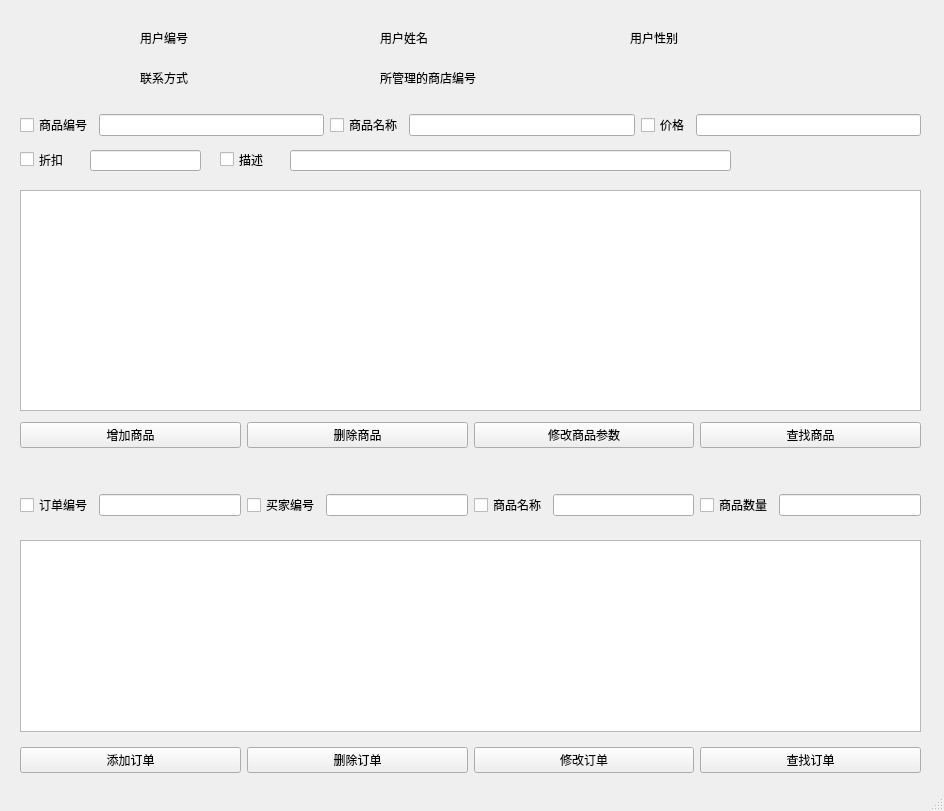
<?xml version="1.0" encoding="UTF-8"?>
<ui version="4.0">
 <class>MainWindow</class>
 <widget class="QMainWindow" name="MainWindow">
  <property name="geometry">
   <rect>
    <x>0</x>
    <y>0</y>
    <width>944</width>
    <height>811</height>
   </rect>
  </property>
  <property name="windowTitle">
   <string>MainWindow</string>
  </property>
  <widget class="QWidget" name="centralwidget">
   <widget class="QLabel" name="usernolabel">
    <property name="geometry">
     <rect>
      <x>140</x>
      <y>30</y>
      <width>72</width>
      <height>15</height>
     </rect>
    </property>
    <property name="text">
     <string>用户编号</string>
    </property>
   </widget>
   <widget class="QLabel" name="Infousernolabel">
    <property name="geometry">
     <rect>
      <x>220</x>
      <y>30</y>
      <width>72</width>
      <height>15</height>
     </rect>
    </property>
    <property name="text">
     <string/>
    </property>
   </widget>
   <widget class="QLabel" name="namelabel">
    <property name="geometry">
     <rect>
      <x>380</x>
      <y>30</y>
      <width>72</width>
      <height>15</height>
     </rect>
    </property>
    <property name="text">
     <string>用户姓名</string>
    </property>
   </widget>
   <widget class="QLabel" name="Infonamelabel">
    <property name="geometry">
     <rect>
      <x>460</x>
      <y>30</y>
      <width>72</width>
      <height>15</height>
     </rect>
    </property>
    <property name="text">
     <string/>
    </property>
   </widget>
   <widget class="QLabel" name="sexlabel">
    <property name="geometry">
     <rect>
      <x>630</x>
      <y>30</y>
      <width>72</width>
      <height>15</height>
     </rect>
    </property>
    <property name="text">
     <string>用户性别</string>
    </property>
   </widget>
   <widget class="QLabel" name="Infosexlabel">
    <property name="geometry">
     <rect>
      <x>710</x>
      <y>30</y>
      <width>72</width>
      <height>15</height>
     </rect>
    </property>
    <property name="text">
     <string/>
    </property>
   </widget>
   <widget class="QLabel" name="tellabel">
    <property name="geometry">
     <rect>
      <x>140</x>
      <y>70</y>
      <width>72</width>
      <height>15</height>
     </rect>
    </property>
    <property name="text">
     <string>联系方式</string>
    </property>
   </widget>
   <widget class="QLabel" name="Infotellabel">
    <property name="geometry">
     <rect>
      <x>210</x>
      <y>70</y>
      <width>72</width>
      <height>15</height>
     </rect>
    </property>
    <property name="text">
     <string/>
    </property>
   </widget>
   <widget class="QLabel" name="shopnolabel">
    <property name="geometry">
     <rect>
      <x>380</x>
      <y>70</y>
      <width>131</width>
      <height>16</height>
     </rect>
    </property>
    <property name="text">
     <string>所管理的商店编号</string>
    </property>
   </widget>
   <widget class="QLabel" name="Infoshopnolabel">
    <property name="geometry">
     <rect>
      <x>520</x>
      <y>70</y>
      <width>72</width>
      <height>15</height>
     </rect>
    </property>
    <property name="text">
     <string/>
    </property>
   </widget>
   <widget class="QTableWidget" name="commodityTable">
    <property name="geometry">
     <rect>
      <x>20</x>
      <y>190</y>
      <width>901</width>
      <height>221</height>
     </rect>
    </property>
   </widget>
   <widget class="QWidget" name="horizontalLayoutWidget">
    <property name="geometry">
     <rect>
      <x>20</x>
      <y>100</y>
      <width>901</width>
      <height>51</height>
     </rect>
    </property>
    <layout class="QHBoxLayout" name="horizontalLayout">
     <item>
      <widget class="QCheckBox" name="comnocheckBox">
       <property name="text">
        <string>商品编号</string>
       </property>
      </widget>
     </item>
     <item>
      <widget class="QLineEdit" name="comnoLine"/>
     </item>
     <item>
      <widget class="QCheckBox" name="comnamecheckBox">
       <property name="text">
        <string>商品名称</string>
       </property>
      </widget>
     </item>
     <item>
      <widget class="QLineEdit" name="comnameLine"/>
     </item>
     <item>
      <widget class="QCheckBox" name="pricecheckBox">
       <property name="text">
        <string>价格</string>
       </property>
      </widget>
     </item>
     <item>
      <widget class="QLineEdit" name="priceLine"/>
     </item>
    </layout>
   </widget>
   <widget class="QCheckBox" name="offcheckBox">
    <property name="geometry">
     <rect>
      <x>20</x>
      <y>150</y>
      <width>91</width>
      <height>19</height>
     </rect>
    </property>
    <property name="text">
     <string>折扣</string>
    </property>
   </widget>
   <widget class="QLineEdit" name="offLine">
    <property name="geometry">
     <rect>
      <x>90</x>
      <y>150</y>
      <width>111</width>
      <height>21</height>
     </rect>
    </property>
   </widget>
   <widget class="QCheckBox" name="textcheckBox">
    <property name="geometry">
     <rect>
      <x>220</x>
      <y>150</y>
      <width>91</width>
      <height>19</height>
     </rect>
    </property>
    <property name="text">
     <string>描述</string>
    </property>
   </widget>
   <widget class="QLineEdit" name="textLine">
    <property name="geometry">
     <rect>
      <x>290</x>
      <y>150</y>
      <width>441</width>
      <height>21</height>
     </rect>
    </property>
   </widget>
   <widget class="QWidget" name="horizontalLayoutWidget_2">
    <property name="geometry">
     <rect>
      <x>20</x>
      <y>420</y>
      <width>901</width>
      <height>31</height>
     </rect>
    </property>
    <layout class="QHBoxLayout" name="horizontalLayout_2">
     <item>
      <widget class="QPushButton" name="addcomButton">
       <property name="text">
        <string>增加商品</string>
       </property>
      </widget>
     </item>
     <item>
      <widget class="QPushButton" name="deletecomButton">
       <property name="text">
        <string>删除商品</string>
       </property>
      </widget>
     </item>
     <item>
      <widget class="QPushButton" name="updatecomButton">
       <property name="text">
        <string>修改商品参数</string>
       </property>
      </widget>
     </item>
     <item>
      <widget class="QPushButton" name="selectcomButton">
       <property name="text">
        <string>查找商品</string>
       </property>
      </widget>
     </item>
    </layout>
   </widget>
   <widget class="QWidget" name="horizontalLayoutWidget_3">
    <property name="geometry">
     <rect>
      <x>20</x>
      <y>480</y>
      <width>901</width>
      <height>51</height>
     </rect>
    </property>
    <layout class="QHBoxLayout" name="horizontalLayout_3">
     <item>
      <widget class="QCheckBox" name="ordernocheckBox">
       <property name="text">
        <string>订单编号</string>
       </property>
      </widget>
     </item>
     <item>
      <widget class="QLineEdit" name="ordernoLine"/>
     </item>
     <item>
      <widget class="QCheckBox" name="buyernocheckBox">
       <property name="text">
        <string>买家编号</string>
       </property>
      </widget>
     </item>
     <item>
      <widget class="QLineEdit" name="buyernoLine"/>
     </item>
     <item>
      <widget class="QCheckBox" name="cnamecheckBox">
       <property name="text">
        <string>商品名称</string>
       </property>
      </widget>
     </item>
     <item>
      <widget class="QLineEdit" name="cnameLine"/>
     </item>
     <item>
      <widget class="QCheckBox" name="ordernumcheckBox">
       <property name="text">
        <string>商品数量</string>
       </property>
      </widget>
     </item>
     <item>
      <widget class="QLineEdit" name="ordernumLine"/>
     </item>
    </layout>
   </widget>
   <widget class="QTableWidget" name="orderTable">
    <property name="geometry">
     <rect>
      <x>20</x>
      <y>540</y>
      <width>901</width>
      <height>192</height>
     </rect>
    </property>
   </widget>
   <widget class="QWidget" name="horizontalLayoutWidget_4">
    <property name="geometry">
     <rect>
      <x>20</x>
      <y>740</y>
      <width>901</width>
      <height>41</height>
     </rect>
    </property>
    <layout class="QHBoxLayout" name="horizontalLayout_4">
     <item>
      <widget class="QPushButton" name="addorderButton">
       <property name="text">
        <string>添加订单</string>
       </property>
      </widget>
     </item>
     <item>
      <widget class="QPushButton" name="deleteorderButton">
       <property name="text">
        <string>删除订单</string>
       </property>
      </widget>
     </item>
     <item>
      <widget class="QPushButton" name="updateorderButton">
       <property name="text">
        <string>修改订单</string>
       </property>
      </widget>
     </item>
     <item>
      <widget class="QPushButton" name="selectorderButton">
       <property name="text">
        <string>查找订单</string>
       </property>
      </widget>
     </item>
    </layout>
   </widget>
  </widget>
  <widget class="QStatusBar" name="statusbar"/>
 </widget>
 <resources/>
 <connections/>
</ui>
